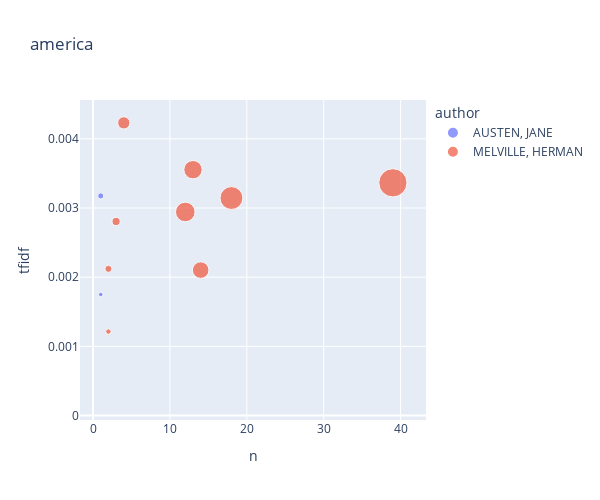

Notebook cell for this chart:
### Code cell
top_books_for_term('america')

### Figure 1 — Plotly figure (JSON) as saved in the notebook; plotly's stock layout.template omitted (floating-point values rounded to 4 significant figures)
{"data": [{"hovertemplate": "<b>%{hovertext}</b><br><br>author=AUSTEN, JANE<br>n=%{x}<br>tfidf=%{y}<br>tf=%{marker.size}<extra></extra>", "hovertext": ["LOVE AND FREINDSHIP SIC", "MANSFIELD PARK"], "legendgroup": "AUSTEN, JANE", "marker": {"color": "#636efa", "size": [0.0008013, 0.0004417], "sizemode": "area", "sizeref": 4.245e-05, "symbol": "circle"}, "mode": "markers", "name": "AUSTEN, JANE", "orientation": "v", "showlegend": true, "type": "scatter", "x": [1, 1], "xaxis": "x", "y": [0.003175, 0.00175], "yaxis": "y"}, {"hovertemplate": "<b>%{hovertext}</b><br><br>author=MELVILLE, HERMAN<br>n=%{x}<br>tfidf=%{y}<br>tf=%{marker.size}<extra></extra>", "hovertext": ["ISRAEL POTTER HIS FIFTY YEARS OF EXILE", "MARDI AND A VOYAGE THITHER VOL I", "MOBY DICK OR THE WHALE", "OMOO ADVENTURES IN THE SOUTH SEAS", "PIERRE OR THE AMBIGUITIES", "REDBURN HIS FIRST VOYAGE BEING THE SAILOR BOY CONFESSIONS AND REMINISCENCES OF THE SON OF A GENTLEMAN IN THE MERCHANT NAVY", "THE CONFIDENCE MAN HIS MASQUERADE", "THE PIAZZA TALES", "TYPEE A ROMANCE OF THE SOUTH SEAS", "WHITE JACKET OR THE WORLD ON A MAN OF WAR"], "legendgroup": "MELVILLE, HERMAN", "marker": {"color": "#EF553B", "size": [0.005836, 0.003203, 0.008171, 0.001071, 0.007175, 0.01698, 0.0006129, 5.317e-05, 0.001416, 0.01111], "sizemode": "area", "sizeref": 4.245e-05, "symbol": "circle"}, "mode": "markers", "name": "MELVILLE, HERMAN", "orientation": "v", "showlegend": true, "type": "scatter", "x": [14, 4, 12, 2, 13, 39, 2, 4, 3, 18], "xaxis": "x", "y": [0.002103, 0.004231, 0.002944, 0.002121, 0.003554, 0.003365, 0.001214, 0.0002107, 0.002806, 0.003144], "yaxis": "y"}], "layout": {"height": 500, "legend": {"itemsizing": "constant", "title": {"text": "author"}, "tracegroupgap": 0}, "title": {"text": "america"}, "width": 600, "xaxis": {"anchor": "y", "domain": [0, 1], "title": {"text": "n"}}, "yaxis": {"anchor": "x", "domain": [0, 1], "title": {"text": "tfidf"}}}}
